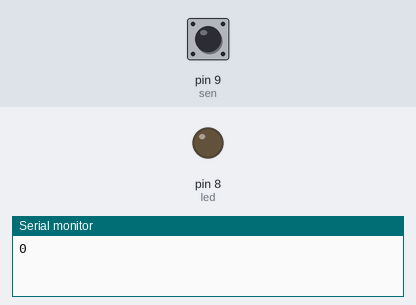
A sketch run on a simulated Arduino Uno, built with avr-gcc and run on an emulated ATmega328P. Parts: output pins drawn as LEDs (lit = HIGH), the last lines printed to the serial monitor. The inputs (shaded band) are chosen by the test bench; at power-on: pin 9 (sen) LOW.

Above: at 1.2 s.
1.3 s: pin 9 (sen) pulsed HIGH 2 times (0.12 s each, 0.3 s apart)
At 2.5 s:
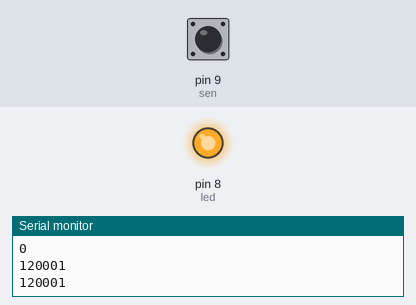
Timing chart, 0 to 4.3 s (numbered marks = the images above; inputs shaded):
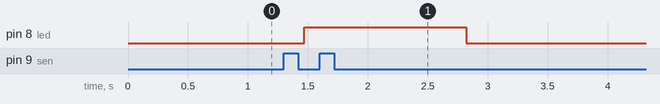

The sketch:

sketch_mar10a.ino
```cpp
int led = 8;
int sen = 9;
void setup() {
  // put your setup code here, to run once:
  pinMode(led, OUTPUT);
  pinMode(sen, INPUT);

  Serial.begin(9600);
}

void loop() {
  // put your main code here, to run repeatedly:
  long measure = vibration();
  delay(50);
  Serial.println(measure);
  if(measure > 50)
  {
    digitalWrite(led, HIGH);
  }
  else
  {
    digitalWrite(led, LOW);
  }
}

long vibration()
{
  long measure = pulseIn(sen, HIGH);
  return measure;
}
```

Measured:
- after the input at 1.3 s, pin 8 (led): LOW → HIGH after 0.17 s, → LOW 1.4 s later
